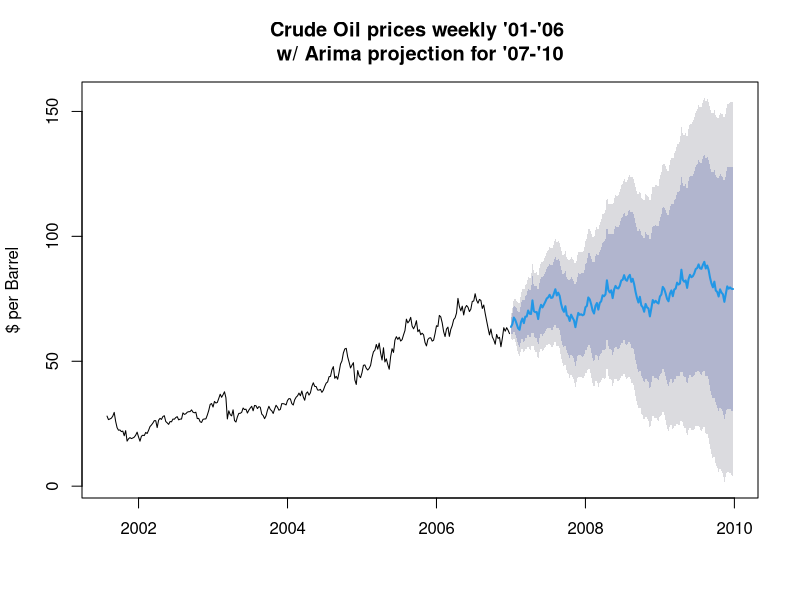
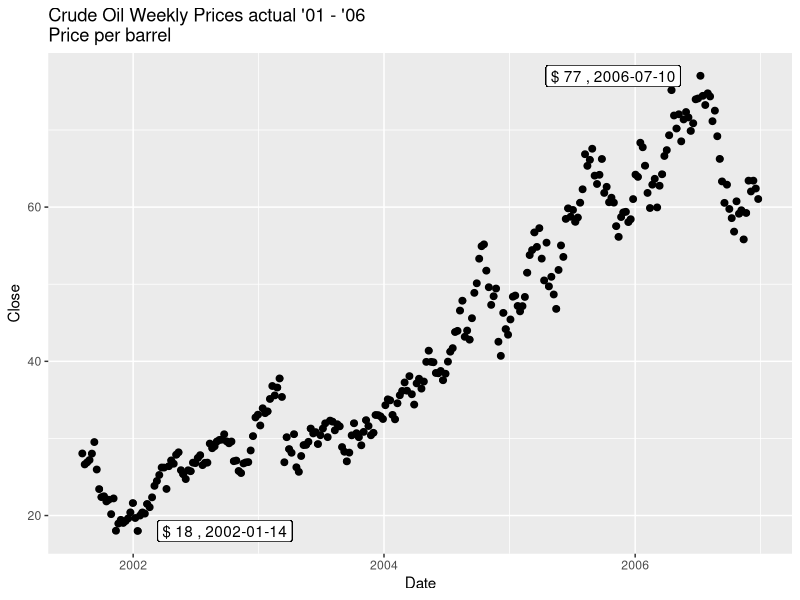
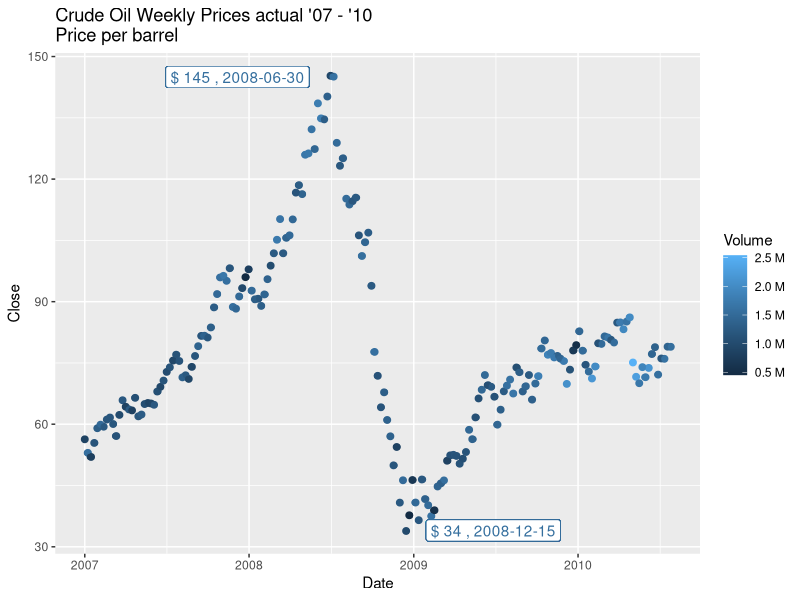
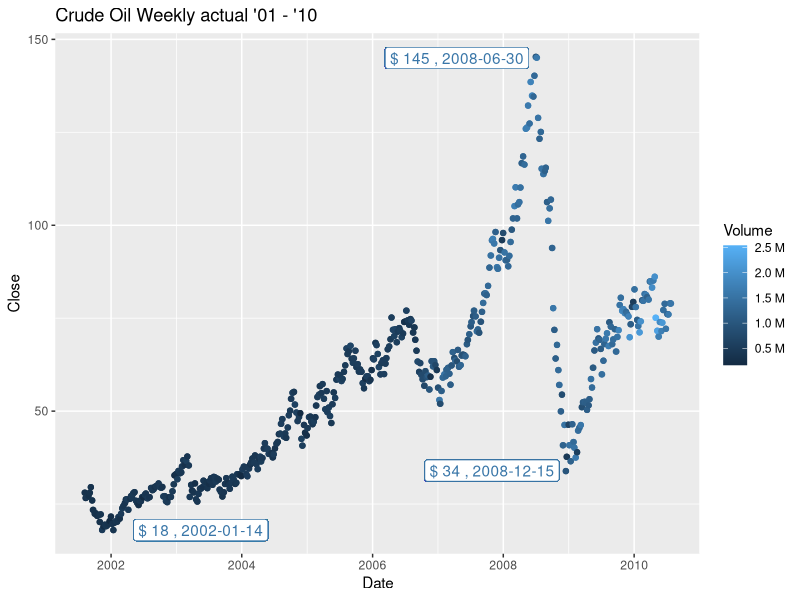

Here is the R script that generated these plots, in order:
## ---- chunk 1
library(tidyverse) # Activates ggplot2, dplyr, tidyr, readr, purr, tibble, stringr, forcats
library(mice) # Machine learning for missing data imputation using e.g. "rf"
library(forecast) # includes ARIMA, fourier, etc.
library(lubridate)
library(readr)
library(scales)
library(tseries)
options(max.print = 200, scipen=999)

Crude_Oil_prices_weekly <- as_tibble(read_delim("data from Yahoo finance/Crude Oil prices _ weekly _ 2000 - 2010 .tsv", 
                        delim = "\t", escape_double = FALSE, 
                        col_types = cols(`Adj Close**` = col_skip()), 
                        trim_ws = TRUE))

  colnames(Crude_Oil_prices_weekly)[5] <- c("Close")

  tmp_vector <- tibble()


  for(x in 1:nrow(Crude_Oil_prices_weekly))
  {
    tmp_vector[x,1] <- as_date(strptime(Crude_Oil_prices_weekly[x, 1], format = "%b%d,%Y"))

  } # end for

  Crude_Oil_prices_weekly[, 1] <- tmp_vector
  
  # Crude_Oil_prices_weekly$Date <- as.Date(Crude_Oil_prices_weekly$Date)

  Crude_Oil_prices_weekly <- Crude_Oil_prices_weekly[order(Crude_Oil_prices_weekly$Date),]

  Crude_Oil_prices_weekly$Volume <- as.numeric(gsub(",","",Crude_Oil_prices_weekly$Volume))
testr <- sum(as.integer(is.na(Crude_Oil_prices_weekly)))
  
  if(testr > 0)
  {

    test_mice <- mice(data = Crude_Oil_prices_weekly[, c(2:6)], m = 5, method = "pmm", maxit = 50, seed = 500)

    post_mice <- complete(test_mice, 5)

    Crude_Oil_prices_weekly$Open <- post_mice$Open

    Crude_Oil_prices_weekly$High <- post_mice$High

    Crude_Oil_prices_weekly$Low <- post_mice$Low

    Crude_Oil_prices_weekly$Close <- post_mice$Close

    Crude_Oil_prices_weekly$Volume <- post_mice$Volume

  } # end if

  Crude_Oil_prices_weekly_cond <- Crude_Oil_prices_weekly %>%     filter(!grepl('2007|2008|2009|2010', Date))

  Crude_Oil_prices_weekly_cond_rev <- Crude_Oil_prices_weekly[first(grep("2007", Crude_Oil_prices_weekly$Date)):nrow(Crude_Oil_prices_weekly),]
  
  Crude_Oil_prices_weekly_cond_date_close_ts <- ts(Crude_Oil_prices_weekly_cond$Close, start = c(2001, 31), frequency = 52)
  

# Box Cox transformation
Lambda <- BoxCox.lambda(Crude_Oil_prices_weekly_cond_date_close_ts)

# Kwiatkowski-Phillips-Schmidt-Shin: a p-value <= 0.05 will indicate a signal that is not trend stationary
#kpss.test(Crude_Oil_prices_weekly_cond_date_close_ts)

#pacf(Crude_Oil_prices_weekly_cond_date_close_ts)

#acf(Crude_Oil_prices_weekly_cond_date_close_ts)

#plot(decompose(Crude_Oil_prices_weekly_cond_date_close_ts))

#adf test - a small p-value implies rejection of the null hypothesis.
#adf.test(Crude_Oil_prices_weekly_cond_date_close_ts)

# Box Test: a non-stationary signal will have a low p-value
#Box.test(Crude_Oil_prices_weekly_cond_date_close_ts, lag = 1, type = "Ljung-Box")

#ndiffs(Crude_Oil_prices_weekly_cond_date_close_ts)

# using approximation = FALSE is slow, but worth it!
#auto.arima(Crude_Oil_prices_weekly_cond_date_close_ts, d = 1, D = 1, approximation = FALSE, test = c("kpss"), stationary = FALSE, seasonal = TRUE, allowmean = TRUE, allowdrift = TRUE, lambda = Lambda, stepwise = FALSE)


nas_full_min <- round(min(Crude_Oil_prices_weekly$Close),0)

nas_cond_min <- round(min(Crude_Oil_prices_weekly_cond$Close), 0)

nas_cond_max <- round(max(Crude_Oil_prices_weekly_cond$Close), 0)

nas_cond_rev_min <- round(min(Crude_Oil_prices_weekly_cond_rev$Close), 0)

nas_cond_rev_max <- round(max(Crude_Oil_prices_weekly_cond_rev$Close), 0)

date_one <- Crude_Oil_prices_weekly[which(Crude_Oil_prices_weekly$Close==min(Crude_Oil_prices_weekly$Close)), 1]

date_one <- as.Date(date_one$Date)

date_two <- Crude_Oil_prices_weekly[which(Crude_Oil_prices_weekly$Close==min(Crude_Oil_prices_weekly_cond_rev$Close)), 1]

date_two <- as.Date(date_two$Date)

date_three <- Crude_Oil_prices_weekly[which(Crude_Oil_prices_weekly$Close==max(Crude_Oil_prices_weekly_cond_rev$Close)), 1]

date_three <- as.Date(date_three$Date)
# -----

date_one_cond <- Crude_Oil_prices_weekly_cond[which(Crude_Oil_prices_weekly_cond$Close==min(Crude_Oil_prices_weekly_cond$Close)), 1]

date_one_cond <- as.Date(date_one_cond$Date)

date_two_cond <- Crude_Oil_prices_weekly_cond[which(Crude_Oil_prices_weekly_cond$Close==max(Crude_Oil_prices_weekly_cond$Close)), 1]

date_two_cond <- as.Date(date_two_cond$Date)



## ---- chunk 2
#fit the model ?Arima
fitARIMA <- Arima(Crude_Oil_prices_weekly_cond_date_close_ts, order=c(1,1,1), seasonal = list(order = c(1,1,0)),  method = "CSS")
## ---- chunk 3
#forecast using fitArima, number of points forward, confidence intervels
futureVal <- forecast(fitARIMA, h=156, level=c(80, 95))

## ---- chunk 4
plot(futureVal, main = "Crude Oil prices weekly '01-'06 \nw/ Arima projection for '07-'10", ylab = "$ per Barrel")

## ---- chunk 5
  Crude_Oil_prices_weekly_cond_plot <-  ggplot(Crude_Oil_prices_weekly_cond, aes(Date, Close)) +
    geom_point(size = 2) +
    geom_jitter() +
    scale_fill_continuous(labels = scales::unit_format(unit = "M", scale = 1e-6)) +
    scale_color_continuous(labels = scales::unit_format(unit = "M", scale = 1e-6)) +
    geom_label(aes(label = paste('$',formatC(nas_cond_min, big.mark=',', format = 'fg'), ",", date_one_cond), x = date_one_cond, y = nas_cond_min), label.size = 0.25, hjust = -0.15) +
    geom_label(aes(label = paste('$',formatC(nas_cond_max, big.mark=',', format = 'fg'), ",",  date_two_cond), x = date_two_cond, y = nas_cond_max), label.size = 0.25, hjust = 1.15) +
    ggtitle("Crude Oil Weekly Prices actual '01 - '06\nPrice per barrel")
  Crude_Oil_prices_weekly_cond_plot

  #---------------
## ---- chunk 6
  Crude_Oil_prices_weekly_cond_rev_plot <-  ggplot(Crude_Oil_prices_weekly_cond_rev, aes(Date, Close, colour = Volume)) +
    geom_point(size = 2) +
    geom_jitter() +
    scale_fill_continuous(labels = scales::unit_format(unit = "M", scale = 1e-6)) +
    scale_color_continuous(labels = scales::unit_format(unit = "M", scale = 1e-6)) +
    geom_label(aes(label = paste('$',formatC(nas_cond_rev_min, big.mark=',', format = 'fg'), ",", date_two), x = date_two, y = nas_cond_rev_min), label.size = 0.25, hjust = -0.15) +
    geom_label(aes(label = paste('$',formatC(nas_cond_rev_max, big.mark=',', format = 'fg'), ",",  date_three), x = date_three, y = nas_cond_rev_max), label.size = 0.25, hjust = 1.15) +
    ggtitle("Crude Oil Weekly Prices actual '07 - '10\nPrice per barrel")
  Crude_Oil_prices_weekly_cond_rev_plot
  
  #---------------
  
## ---- chunk 7
  Crude_Oil_prices_weekly_plot <-  ggplot(Crude_Oil_prices_weekly, aes(Date, Close, colour = Volume)) +
    scale_fill_continuous(labels = scales::unit_format(unit = "K", scale = 1e-3)) + scale_color_continuous(labels = scales::unit_format(unit = "K", scale = 1e-3)) +
    geom_point() +
    scale_fill_continuous(labels = scales::unit_format(unit = "M", scale = 1e-6)) +
    scale_color_continuous(labels = scales::unit_format(unit = "M", scale = 1e-6)) +
    #scale_fill_continuous(labels = scales::unit_format(unit = "B", scale = 1e-9)) +
    #scale_color_continuous(labels = scales::unit_format(unit = "B", scale = 1e-9)) +
    geom_jitter() +
    geom_label(aes(label = paste('$',formatC(nas_full_min, big.mark=',', format = 'fg'), ",", date_one), date_one, y = nas_full_min), label.size = 0.25, hjust = -0.15) +
    geom_label(aes(label = paste('$',formatC(nas_cond_rev_min, big.mark=',', format = 'fg'), ",",  date_two), date_two, y = nas_cond_rev_min), label.size = 0.25, hjust = 1.05) +
    geom_label(aes(label = paste('$',formatC(nas_cond_rev_max, big.mark=',', format = 'fg'), ",", date_three), date_three, y = nas_cond_rev_max), label.size = 0.25, hjust = 1.05) +
    scale_fill_continuous(labels = scales::unit_format(unit = "M", scale = 1e-6)) +
    scale_color_continuous(labels = scales::unit_format(unit = "M", scale = 1e-6)) +
    ggtitle("Crude Oil Weekly actual '01 - '10")
  Crude_Oil_prices_weekly_plot
